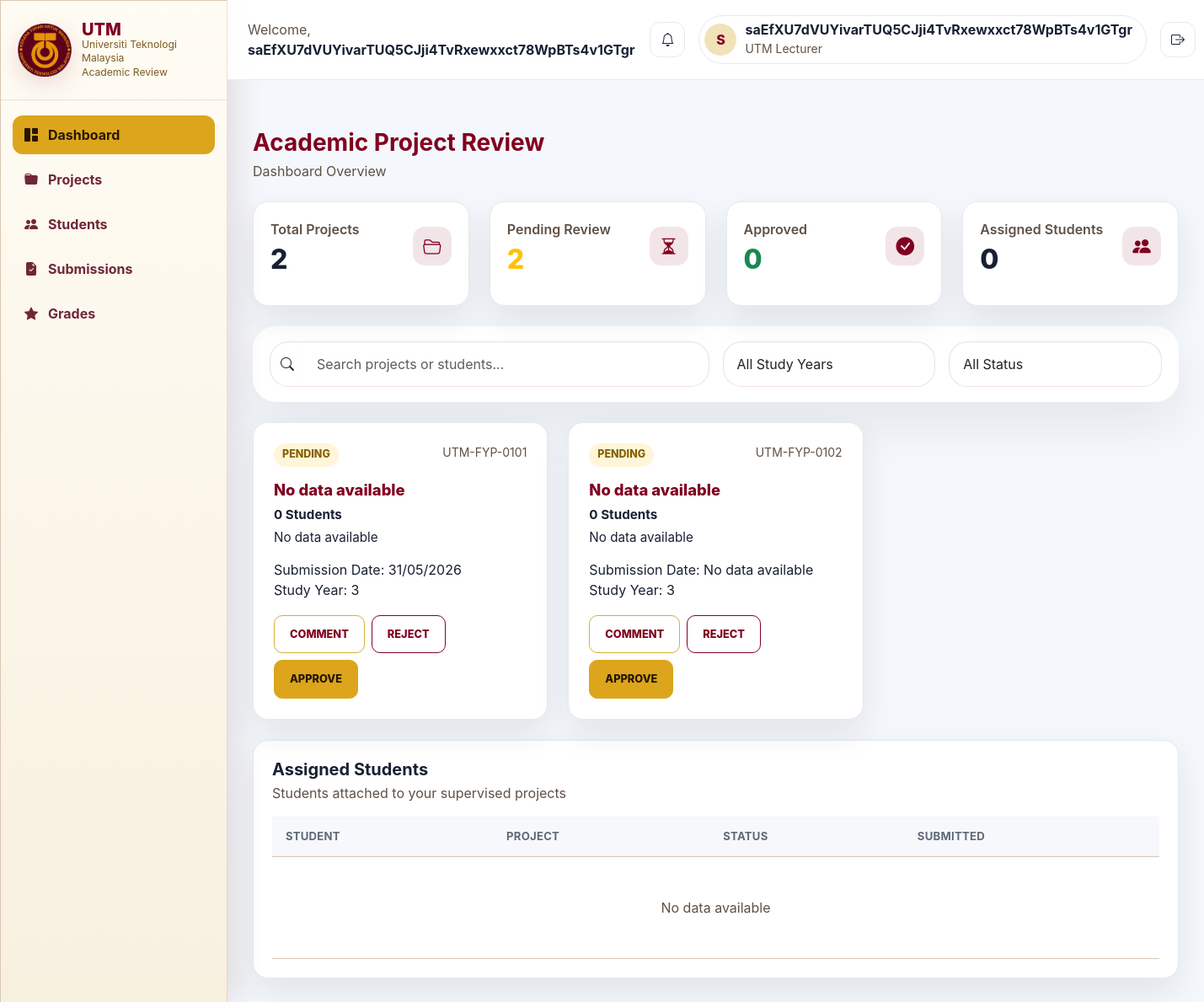
Screenshot of /lecturer/Lecturer_dashboard.php (signed in) with the database file from the repository.
### tables this page shows
CREATE TABLE projects (
  project_id INTEGER PRIMARY KEY AUTOINCREMENT,
  title_encrypted TEXT NOT NULL,
  description_encrypted TEXT,
  lecturer_id INTEGER REFERENCES users(user_id),
  study_year INTEGER CHECK (study_year BETWEEN 1 AND 5),
  created_at DATETIME DEFAULT CURRENT_TIMESTAMP
, category_encrypted TEXT);

### lecturer/Lecturer_dashboard.php (called while the page is built)
<?php
require_once __DIR__ . '/lecturer_header.php';
require_once __DIR__ . '/lecturer_dashboard_content.php';
?>

### database/encryption.php (called while the page is built, shortened)
<?php
function getEncryptionKey(): string {
    $key = bin2hex(random_bytes(32));
    return $key;
}
function decryptData(string $encoded): string {
    $key = hex2bin(getEncryptionKey());
    $data = base64_decode($encoded);
    $iv = substr($data, 0, 12);
    $tag = substr($data, 12, 16);
    $ciphertext = substr($data, 28);
    $result = openssl_decrypt($ciphertext, 'aes-256-gcm', $key, OPENSSL_RAW_DATA, $iv, $tag, '');
    if ($result === false) {
        throw new RuntimeException('Decryption failed');
    }
    return $result;
}

### lecturer/lecturer_dashboard_content.php (the view, shortened to what this page needs)
        <div class="content">
            <section class="d-flex align-items-start justify-content-between flex-wrap gap-3 mb-4" id="dashboard">
                <div>
                    <h1 class="h3 fw-bold mb-1" style="color: var(--lecturer-maroon);">Academic Project Review</h1>
                    <p class="text-muted mb-0">Dashboard Overview</p>
                </div>
            </section>
            <section class="row g-4 mb-4">
                <div class="col-12 col-sm-6 col-xl-3">
                    <article class="stat-card">
                        <div class="d-flex align-items-center justify-content-between gap-3">
                            <div>
                                <p class="text-muted fw-semibold mb-2">Total Projects</p>
                                <strong class="stat-value"><?= e($totalProjects) ?></strong>
                            </div>
                            <div class="stat-icon"><i class="bi bi-folder2-open"></i></div>
                        </div>
                    </article>
                </div>
                <div class="col-12 col-sm-6 col-xl-3">
                    <article class="stat-card">
                        <div class="d-flex align-items-center justify-content-between gap-3">
                            <div>
                                <p class="text-muted fw-semibold mb-2">Pending Review</p>
                                <strong class="stat-value text-warning"><?= e($pendingProjects) ?></strong>
                            </div>
                            <div class="stat-icon"><i class="bi bi-hourglass-split"></i></div>
                        </div>
                    </article>
                </div>
                <div class="col-12 col-sm-6 col-xl-3">
                    <article class="stat-card">
                        <div class="d-flex align-items-center justify-content-between gap-3">
                            <div>
                                <p class="text-muted fw-semibold mb-2">Approved</p>
                                <strong class="stat-value text-success"><?= e($approvedProjects) ?></strong>
                            </div>
                            <div class="stat-icon"><i class="bi bi-check-circle-fill"></i></div>
                        </div>
                    </article>
                </div>
                <div class="col-12 col-sm-6 col-xl-3">
                    <article class="stat-card">
                        <div class="d-flex align-items-center justify-content-between gap-3">
                            <div>
                                <p class="text-muted fw-semibold mb-2">Assigned Students</p>
                                <strong class="stat-value"><?= e($assignedStudents) ?></strong>
                            </div>
                            <div class="stat-icon"><i class="bi bi-people-fill"></i></div>
                        </div>
                    </article>
                </div>
            </section>
            <section class="toolbar mb-4">
                <div class="row g-3 align-items-center">
                    <div class="col-12 col-lg">
                        <div class="input-group">
                            <span class="input-group-text search-control bg-white border-end-0"><i class="bi bi-search"></i></span>
                            <input id="projectSearch" class="form-control search-control border-start-0" type="search" placeholder="Search projects or students...">
                        </div>
                    </div>
                    <div class="col-12 col-sm-6 col-lg-3">
                        <select id="yearFilter" class="form-select search-control">
                            <option value="all">All Study Years</option>
                        </select>
                    </div>
                    <div class="col-12 col-sm-6 col-lg-3">
                        <select id="statusFilter" class="form-select search-control">
                            <option value="all">All Status</option>
                        </select>
                    </div>
                </div>
            </section>
            <section id="projects" class="mb-4">
                <?php if (!$projects): ?>
                    <div class="empty-state">
                        <div>
                            <i class="bi bi-folder2-open fs-2 d-block mb-2"></i>
                            No data available
                        </div>
                    </div>
                <?php else: ?>
                    <div class="row g-4" id="projectGrid">
                        <?php foreach ($projects as $project): ?>
                            <?php
                            $studentNames = array_column($project['students'], 'name');
                            $searchText = strtolower($project['title'] . ' ' . implode(' ', $studentNames));
                            $status = $project['status'];
                            $submittedAt = $project['submitted_at']
                                ? date('d/m/Y', strtotime((string) $project['submitted_at']))
                                : 'No data available';
                            ?>
                            <div class="col-12 col-lg-6 col-xxl-4 project-item"
                                 data-status="<?= e($status) ?>"
                                 data-year="<?= e($project['study_year']) ?>"
                                 data-search="<?= e($searchText) ?>">
                                <article class="project-card">
                                    <div class="d-flex align-items-start justify-content-between gap-3 mb-3">
                                        <span class="status-badge status-<?= e($status) ?>"><?= e($statusLabels[$status] ?? $status) ?></span>
                                        <small class="text-muted"><?= e($project['code']) ?></small>
                                    </div>
                                    <h2 class="project-title mb-2"><?= e($project['title']) ?></h2>
                                    <div class="student-list mb-3">
                                        <strong><?= e(count($studentNames)) ?> Student<?= count($studentNames) === 1 ? '' : 's' ?></strong>
                                        <?php if ($studentNames): ?>
                                            <?php foreach ($studentNames as $index => $studentName): ?>
                                                <div><?= e($index + 1) ?>. <?= e($studentName) ?></div>
                                            <?php endforeach; ?>
                                        <?php else: ?>
                                            <div>No data available</div>
                                        <?php endif; ?>
                                    </div>
                                    <div class="meta-line">Submission Date: <?= e($submittedAt) ?></div>
                                    <div class="meta-line">Study Year: <?= $project['study_year'] !== '' ? e($project['study_year']) : 'No data available' ?></div>
                                    <div class="action-row">
                                        <button class="btn btn-review btn-comment" type="button"
                                                data-bs-toggle="modal"
                                                data-bs-target="#commentModal"
                                                data-project-id="<?= e($project['id']) ?>"
                                                data-project-title="<?= e($project['title']) ?>">
                                            Comment
                                        </button>
                                        <form method="post" class="d-inline">
                                            <button class="btn btn-review btn-reject" type="submit">Reject</button>
                                        </form>
                                        <form method="post" class="d-inline">
                                            <button class="btn btn-review btn-approve" type="submit">Approve</button>
                                        </form>
                                    </div>
                                </article>
                            </div>
                        <?php endforeach; ?>
                    </div>
                <?php endif; ?>
            </section>
            <section class="dashboard-card" id="students">
                <div class="d-flex align-items-center justify-content-between flex-wrap gap-3 mb-3">
                    <div>
                        <h2 class="h5 fw-bold mb-1">Assigned Students</h2>
                        <p class="text-muted mb-0">Students attached to your supervised projects</p>
                    </div>
                </div>
                <div class="table-responsive">
                    <table class="table align-middle mb-0">
                        <thead>
                            <tr>
                                <th>Student</th>
                                <th>Project</th>
                                <th>Status</th>
                                <th>Submitted</th>
                            </tr>
                        </thead>
                        <tbody>
                            <?php if (!$projects || !$assignedStudents): ?>
                                <tr><td colspan="4" class="text-center text-muted py-5">No data available</td></tr>
                            <?php endif; ?>
                        </tbody>
                    </table>
                </div>
            </section>
        </div>
    </main>
</div>
</body>
</html>

### public/utm-theme.css (style rules this page uses)
:root { --utm-maroon: #800020; --utm-maroon-dark: #500014; --utm-gold: #F2A900; --utm-gold-soft: #f9d67b; --utm-white: #FFFFFF; --utm-dark: #222222; --utm-bg: #f5f2ee; --utm-surface: #ffffff; --utm-surface-soft: #fbf1e6; --utm-border: #d8c7b3; --utm-muted: #5f5045; --utm-shadow: 0 18px 46px rgba(0, 0, 0, 0.12); --utm-transition: 0.22s ease; }
* { box-sizing: border-box; }
html { scroll-behavior: smooth; }
body { margin: 0; min-height: 100%; font-family: 'DM Sans', 'Plus Jakarta Sans', sans-serif; color: var(--utm-dark); background: radial-gradient(circle at top left, rgba(242, 169, 0, 0.08), transparent 32%), linear-gradient(180deg, #fffdfa 0%, var(--utm-bg) 100%); }
button, input, select, textarea { font: inherit; }
.btn, .btn-primary, .btn-utm { display: inline-flex; align-items: center; justify-content: center; padding: 12px 18px; border-radius: 10px; border: none; background: var(--utm-maroon); color: var(--utm-white); cursor: pointer; transition: background var(--utm-transition), transform var(--utm-transition), box-shadow var(--utm-transition); }
.card, .login-card, .panel, .table, .table th, .table td, .navbar, .topbar, .sidebar, .form-control, .form-select, .footer, .badge { background: var(--utm-white); }
.card, .login-card, .panel, .form-control, .form-select, .sidebar, .topbar, .footer { border: 1px solid var(--utm-border); box-shadow: var(--utm-shadow); }
.form-control, .form-select, textarea { width: 100%; padding: 14px 16px; border-radius: 14px; border: 1.5px solid var(--utm-border); background: var(--utm-surface-soft); color: var(--utm-dark); transition: border-color var(--utm-transition), box-shadow var(--utm-transition); }
.text-muted { color: var(--utm-muted) !important; }
.table { width: 100%; border-collapse: collapse; }
.table th, .table td { padding: 14px 16px; border-bottom: 1px solid var(--utm-border); }
.table th { background: var(--utm-maroon); color: var(--utm-white); text-align: left; font-size: 0.92rem; letter-spacing: 0.02em; }
.status-pending { background: linear-gradient(180deg, #f6c84a, #e6a800); color: #4a2d00; }

### rows the page displays
projects: status "PENDING", code "UTM-FYP-0101", title "No data available", count($studentNames) "0", submittedAt "31/05/2026", study_year "3", code "UTM-FYP-0102", submittedAt "No data available"

### other values shown
$lecturerName "saEfXU7dVUYivarTUQ5CJji4TvRxewxxct78WpBTs4v1GTgr"
$lecturerInitials "S"
$totalProjects "2"
$pendingProjects "2"
$approvedProjects "0"
$assignedStudents "0"
